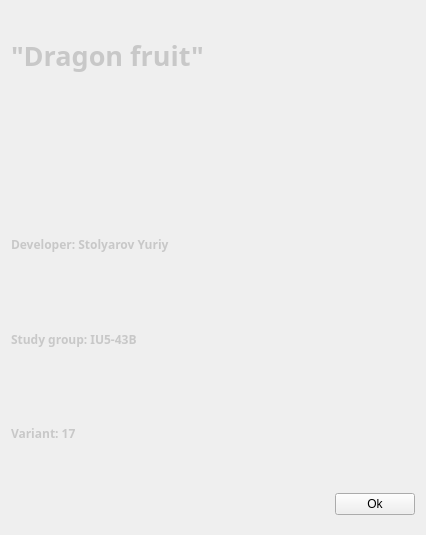
<?xml version="1.0" encoding="UTF-8"?>
<ui version="4.0">
 <class>about</class>
 <widget class="QWidget" name="about">
  <property name="geometry">
   <rect>
    <x>0</x>
    <y>0</y>
    <width>426</width>
    <height>535</height>
   </rect>
  </property>
  <property name="windowTitle">
   <string>About</string>
  </property>
  <layout class="QGridLayout" name="gridLayout">
   <item row="0" column="0" colspan="2">
    <widget class="QLabel" name="label">
     <property name="font">
      <font>
       <family>Fira Sans</family>
       <pointsize>20</pointsize>
       <weight>75</weight>
       <italic>false</italic>
       <bold>true</bold>
      </font>
     </property>
     <property name="styleSheet">
      <string notr="true">color: rgb(200, 200, 200);</string>
     </property>
     <property name="text">
      <string>&quot;Dragon fruit&quot;</string>
     </property>
    </widget>
   </item>
   <item row="4" column="0">
    <widget class="QLabel" name="label_2">
     <property name="font">
      <font>
       <family>Fira Sans</family>
       <weight>75</weight>
       <bold>true</bold>
      </font>
     </property>
     <property name="styleSheet">
      <string notr="true">color: rgb(200, 200, 200);</string>
     </property>
     <property name="text">
      <string>Variant: 17</string>
     </property>
    </widget>
   </item>
   <item row="10" column="1">
    <layout class="QGridLayout" name="gridLayout_2">
     <item row="1" column="1">
      <widget class="QPushButton" name="pushButton">
       <property name="text">
        <string>Ok</string>
       </property>
      </widget>
     </item>
     <item row="1" column="0">
      <spacer name="horizontalSpacer">
       <property name="orientation">
        <enum>Qt::Horizontal</enum>
       </property>
       <property name="sizeHint" stdset="0">
        <size>
         <width>40</width>
         <height>20</height>
        </size>
       </property>
      </spacer>
     </item>
    </layout>
   </item>
   <item row="3" column="0">
    <widget class="QLabel" name="label_4">
     <property name="font">
      <font>
       <family>Fira Sans</family>
       <weight>75</weight>
       <bold>true</bold>
      </font>
     </property>
     <property name="styleSheet">
      <string notr="true">color: rgb(200, 200, 200);</string>
     </property>
     <property name="text">
      <string>Study group: IU5-43B</string>
     </property>
    </widget>
   </item>
   <item row="10" column="0">
    <spacer name="verticalSpacer">
     <property name="orientation">
      <enum>Qt::Vertical</enum>
     </property>
     <property name="sizeType">
      <enum>QSizePolicy::Minimum</enum>
     </property>
     <property name="sizeHint" stdset="0">
      <size>
       <width>20</width>
       <height>40</height>
      </size>
     </property>
    </spacer>
   </item>
   <item row="2" column="0" colspan="2">
    <widget class="QLabel" name="label_3">
     <property name="font">
      <font>
       <family>Fira Sans</family>
       <weight>75</weight>
       <bold>true</bold>
      </font>
     </property>
     <property name="styleSheet">
      <string notr="true">color: rgb(200, 200, 200);</string>
     </property>
     <property name="text">
      <string>Developer: Stolyarov Yuriy</string>
     </property>
    </widget>
   </item>
   <item row="1" column="0">
    <widget class="QLabel" name="label_5">
     <property name="styleSheet">
      <string notr="true"/>
     </property>
     <property name="text">
      <string/>
     </property>
     <property name="pixmap">
      <pixmap>../Documents/dragon_fruit.png</pixmap>
     </property>
    </widget>
   </item>
  </layout>
 </widget>
 <resources/>
 <connections>
  <connection>
   <sender>pushButton</sender>
   <signal>clicked()</signal>
   <receiver>about</receiver>
   <slot>close()</slot>
   <hints>
    <hint type="sourcelabel">
     <x>359</x>
     <y>489</y>
    </hint>
    <hint type="destinationlabel">
     <x>332</x>
     <y>238</y>
    </hint>
   </hints>
  </connection>
 </connections>
</ui>
